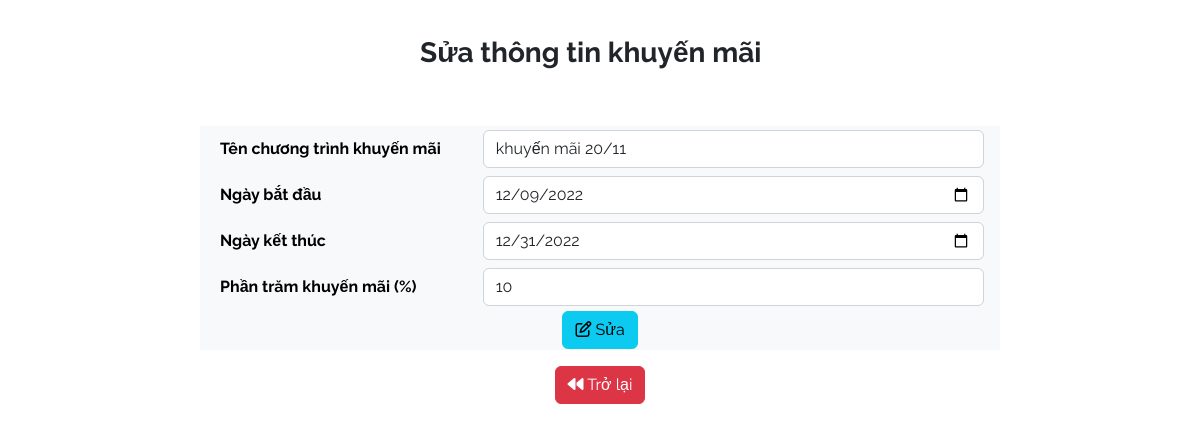
Screenshot of /editkhuyenmai1.php?id=7 with the database file from the repository.
### tables this page shows
CREATE TABLE `khuyenmai` (
  `maKM` int(10) NOT NULL,
  `tenKM` varchar(30) NOT NULL,
  `ngayBD` date NOT NULL,
  `ngayKT` date NOT NULL,
  `phanTramKM` float NOT NULL
);

### editkhuyenmai1.php (the view, shortened to what this page needs)
<!DOCTYPE html>
<html lang="en">
<head>
    <link href="https://cdn.jsdelivr.net/npm/bootstrap@5.2.3/dist/css/bootstrap.min.css" rel="stylesheet">
  <link href="css/all.min.css" rel="stylesheet">
		<link href="css/bootstrap.min.css" rel="stylesheet">
		<link href="css/main.css" rel="stylesheet">
</head>
<body>
<?php
        include("connectDataBase.php");
        $id=$_REQUEST['id'];
        $sql="SELECT * from khuyenmai where maKM=$id";
        $rs=mysqli_query($con,$sql);
        $row=mysqli_fetch_assoc($rs);
    ?>
    <?php
        $screen = 2;
    ?>
<h3 class="contarner fw-bold " style="margin-left: 35%; margin-top:3% ">Sửa thông tin khuyến mãi</h3>
    <div class="py-5">
        <table width="80%" class="text-bg-light text-center container col-8 ">
        <form action ="suaKM.php" method="post" enctype="multipart/form-data" class="container text-center ">
            <tr>
                <td style="text-align: left; padding-left:20px;" class="fw-bold col-xl-4" >Tên chương trình khuyến mãi</td>
                <td class="px-3 py-1"><input class="form-control" type="text" id="tenkm" name="tenkm" value="<?=$row['tenKM']?>"></td>
            </tr>
            <tr>
                <td style="text-align: left; padding-left:20px;" class="fw-bold col-xl-4">Ngày bắt đầu</td>
                <td class="px-3 py-1"><input class="form-control" type="date" id="ngaybd" name="ngaybd" value="<?=$row['ngayBD']?>"></td>
            </tr>
            <tr>
                <td style="text-align: left; padding-left:20px;" class="fw-bold col-xl-4">Ngày kết thúc</td>
                <td class="px-3 py-1"><input class="form-control" type="date" id="ngaykt" name="ngaykt" value="<?=$row['ngayKT']?>"></td>
            </tr>
            <tr>
                <td style="text-align: left; padding-left:20px;" class="fw-bold col-xl-4">Phần trăm khuyến mãi (%)</td>
                <td class="px-3 py-1"><input class="form-control" type="text" name="ptkm" value="<?=$row['phanTramKM']?>"></td>
            </tr>
            <tr>
                <td colspan="2"><a href="trangchuAdmin1.php?id=2"><button type="submit" class="btn btn-info"><i class="fa-regular fa-pen-to-square"></i> Sửa </button></a></td>
            </tr>
            </form>
        </table>
    <div class="container text-center pt-3">
    <a href="trangchuAdmin1.php?id=<?=$screen?>"><button class="btn btn-danger"><i class="fa-solid fa-backward"></i> Trở lại</button></a>
    </div>
</div>
</body>
</html>

### css/main.css (style rules this page uses)
body { font-family: 'Raleway', sans-serif; }

### rows the page displays
khuyenmai: tenkm "khuyến mãi 20/11", ngaybd "12/09/2022", ngaykt "12/31/2022", ptkm "10"
